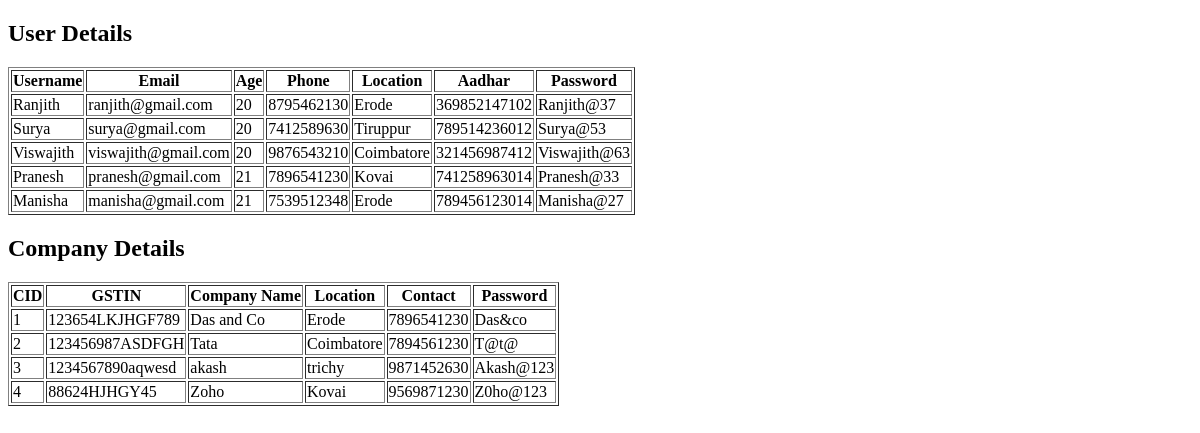
Page /admin1 on the earlier database version.
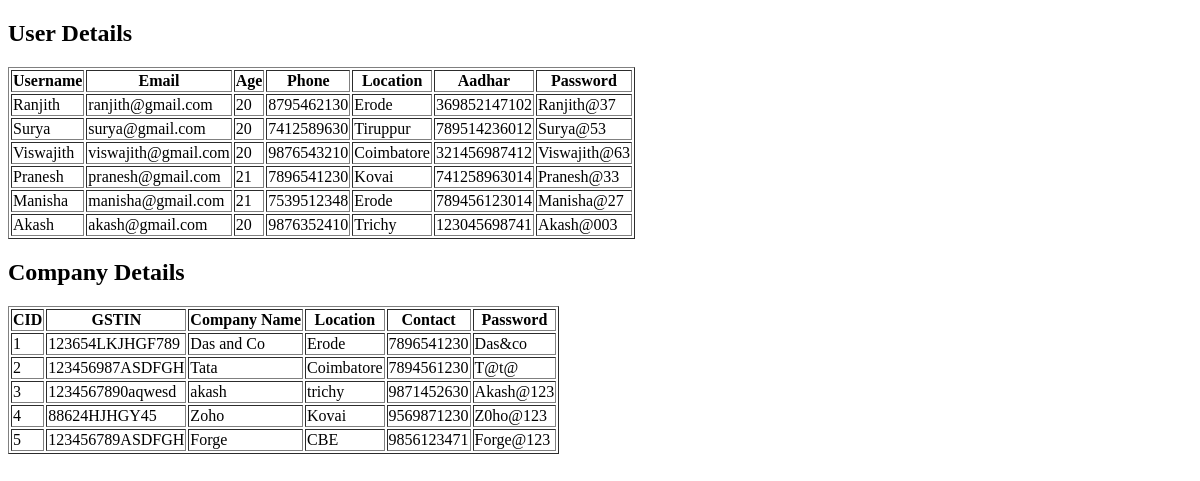
Same page on the later database version.
### jobster/models.py (models this page shows)
class user(models.Model):
    username=models.CharField(max_length=100)
    email=models.EmailField(max_length=100,primary_key=True)
    age=models.IntegerField()
    phone=models.BigIntegerField()
    location=models.CharField(max_length=100)
    aadhar=models.BigIntegerField()
    password=models.CharField(max_length=100)

class company(models.Model):
    cid=models.AutoField(primary_key=True,unique=True)
    gstin=models.CharField(max_length=100,unique=True)
    companyname=models.CharField(max_length=100)
    location=models.CharField(max_length=100)
    contact=models.BigIntegerField()
    password=models.CharField(max_length=100)

### jobster/views.py (the view)
# urls.py: path("admin1",views.admin1,name="admin1"),
def admin1(request):
    users = user.objects.all()
    companie=company.objects.all()
    return render(request, 'admin.html', {'users': users,"companies":companie})

### jobster/templates/admin.html (shortened to what this page needs)
<!DOCTYPE html>
<html>
<head>
</head>
<body>
<h2>User Details</h2>
<table border="1">
    <tr>
        <th>Username</th>
        <th>Email</th>
        <th>Age</th>
        <th>Phone</th>
        <th>Location</th>
        <th>Aadhar</th>
        <th>Password</th>
    </tr>
    {% for user in users %}
    <tr>
        <td>{{ user.username }}</td>
        <td>{{ user.email }}</td>
        <td>{{ user.age }}</td>
        <td>{{ user.phone }}</td>
        <td>{{ user.location }}</td>
        <td>{{ user.aadhar }}</td>
        <td>{{ user.password }}</td>
    </tr>
    {% endfor %}
</table>
<h2>Company Details</h2>
<table border="1">
    <tr>
        <th>CID</th>
        <th>GSTIN</th>
        <th>Company Name</th>
        <th>Location</th>
        <th>Contact</th>
        <th>Password</th>
    </tr>
    {% for company in companies %}
    <tr>
        <td>{{ company.cid }}</td>
        <td>{{ company.gstin }}</td>
        <td>{{ company.companyname }}</td>
        <td>{{ company.location }}</td>
        <td>{{ company.contact }}</td>
        <td>{{ company.password }}</td>
    </tr>
    {% endfor %}
</table>
</body>
</html>

Differences in the rows shown:
added user: username "Akash", email "akash@gmail.com", age "20", phone "9876352410", location "Trichy", aadhar "123045698741", password "Akash@003"
added company: cid "5", gstin "123456789ASDFGH", companyname "Forge", location "CBE", contact "9856123471", password "Forge@123"
